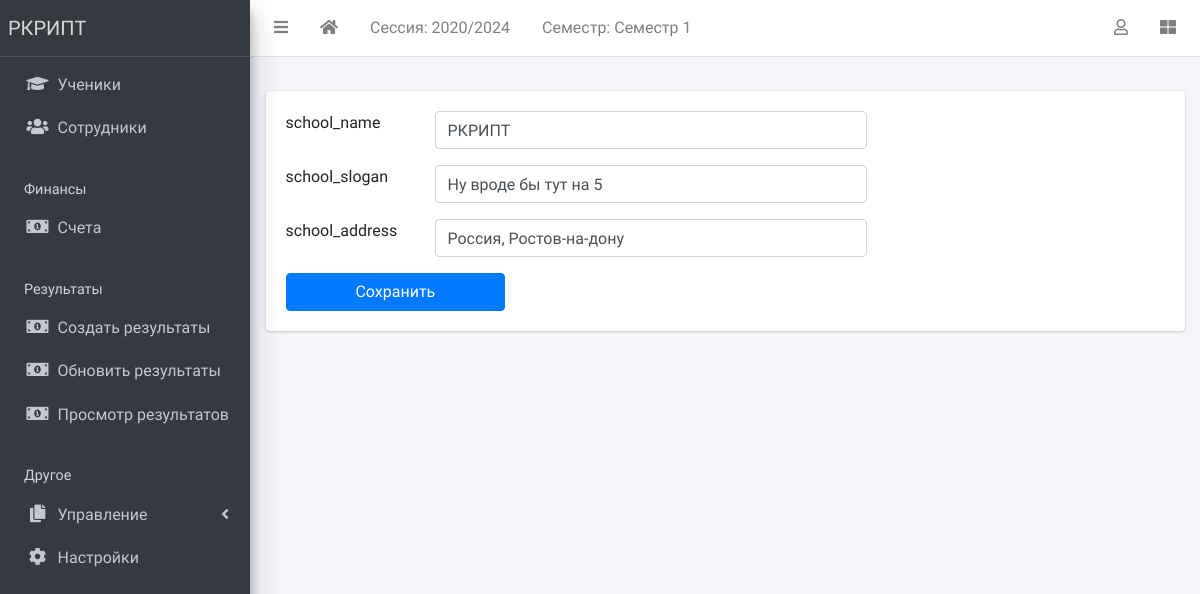
The page /site-config (signed in) on the database its author committed.
### apps/corecode/models.py (models this page shows, shortened)
class AcademicSession(models.Model):
    name = models.CharField(max_length=200, unique=True)
    current = models.BooleanField(default=True)
    class Meta:
        ordering = ["-name"]

class AcademicTerm(models.Model):
    name = models.CharField(max_length=20, unique=True)
    current = models.BooleanField(default=True)
    class Meta:
        ordering = ["name"]

class SiteConfig(models.Model):
    key = models.SlugField()
    value = models.CharField(max_length=200)

### apps/corecode/views.py (the view, shortened to what this page needs)
# urls.py: path("site-config", SiteConfigView.as_view(), name="configs"),
class SiteConfigView(LoginRequiredMixin, View):
    form_class = SiteConfigForm
    template_name = "corecode/siteconfig.html"
    def get(self, request, *args, **kwargs):
        formset = self.form_class(queryset=SiteConfig.objects.all())
        context = {"formset": formset}
        return render(request, self.template_name, context)

### apps/corecode/context_processors.py (called while the page is built)
def site_defaults(request):
    current_session = AcademicSession.objects.get(current=True)
    current_term = AcademicTerm.objects.get(current=True)
    vals = SiteConfig.objects.all()
    contexts = {
        "current_session": current_session.name,
        "current_term": current_term.name,
    }
    for val in vals:
        contexts[val.key] = val.value
    return contexts

### apps/corecode/templates/corecode/siteconfig.html (shortened to what this page needs)
{% extends 'base.html' %}
{% load widget_tweaks %}
{% block content %}
  <form method="POST">
    <div class="mb-3">
      {% for form in formset %}
      <div class="form-group row">
        <div class="col-2">{{ form.key.value }}</div>
        <div class="col-6">{{ form.value | add_class:"form-control" | attr:"required" }}</div>
      </div>
      {% endfor %}
    </div>
    <input type="submit" value="Сохранить" class="w-25 btn btn-primary">
  </form>
{% endblock content %}

### templates/base.html (shortened to what this page needs)
{% load static %}
<!DOCTYPE html>
<html lang="ru">
<head>
  <link rel="stylesheet" href="{% static 'plugins/fontawesome-free/css/all.min.css' %}">
  <link rel="stylesheet" href="{% static 'plugins/toastr/toastr.min.css' %}">
  <link rel="stylesheet" href="{% static 'plugins/overlayScrollbars/css/OverlayScrollbars.min.css' %}">
  <link rel="stylesheet" href="{% static 'plugins/Datatables/datatables.min.css' %}" />
  <link rel="stylesheet" href="{% static 'dist/css/adminlte.min.css' %}">
</head>
<body class="hold-transition sidebar-mini layout-fixed layout-navbar-fixed layout-footer-fixed">
  <div class="wrapper">
    <nav class="main-header navbar navbar-expand navbar-white navbar-light">
      <ul class="navbar-nav">
        <li class="nav-item">
          <a class="nav-link" data-widget="pushmenu" href="#" role="button"><i class="fas fa-bars"></i></a>
        </li>
        <li class="nav-item d-none d-sm-inline-block">
          <a href="{% url 'home' %} " class="nav-link"><i class="fa fa-home"></i></a>
        </li>
        <li class="nav-item d-none d-sm-inline-block">
          <a href="{% url 'current-session' %}" class="nav-link">Сессия: {{ current_session }}</a>
        </li>
        <li class="nav-item d-none d-sm-inline-block">
          <a href="{% url 'current-session' %}" class="nav-link">Семестр: {{ current_term }}</a>
        </li>
      </ul>
      <ul class="navbar-nav ml-auto">
        <li class="nav-item dropdown">
          <a class="nav-link" data-toggle="dropdown" href="#">
            <i class="far fa-user"></i>
          </a>
        </li>
        <li class="nav-item">
          <a class="nav-link" data-widget="control-sidebar" data-slide="true" href="#" role="button"><i class="fas fa-th-large"></i></a>
        </li>
      </ul>
    </nav>
    <aside class="main-sidebar sidebar-dark-primary elevation-4">
      <a href="{% url 'home' %}" class="brand-link">{{ school_name | default:"Моя Школа" }}</a>
      <div class="sidebar">
        <nav class="mt-2">
          <ul class="nav nav-pills nav-sidebar flex-column" data-widget="treeview" role="menu" data-accordion="false">
            <li class="nav-item">
              <a href="{% url 'student-list' %}" class="nav-link">
                <i class="nav-icon fas fa-graduation-cap"></i>
                <p>Ученики</p>
              </a>
            </li>
            <li class="nav-item">
              <a href="{% url 'staff-list' %}" class="nav-link">
                <i class="nav-icon fas fa-users"></i>
                <p>Сотрудники</p>
              </a>
            </li>
            <li class="nav-header">Финансы</li>
            <li class="nav-item">
              <a href="{% url 'invoice-list' %}" class="nav-link">
                <i class="nav-icon fas fa-money-bill-alt"></i>
                <p>Счета</p>
              </a>
            </li>
            <li class="nav-header">Результаты</li>
            <li class="nav-item">
              <a href="{% url 'create-result' %}" class="nav-link">
                <i class="nav-icon fas fa-money-bill-alt"></i>
                <p>Создать результаты</p>
              </a>
            </li>
            <li class="nav-item">
              <a href="{% url 'edit-results' %}" class="nav-link">
                <i class="nav-icon fas fa-money-bill-alt"></i>
                <p>Обновить результаты</p>
              </a>
            </li>
            <li class="nav-item">
              <a href="{% url 'view-results' %}" class="nav-link">
                <i class="nav-icon fas fa-money-bill-alt"></i>
                <p>Просмотр результатов</p>
              </a>
            </li>
            <li class="nav-header">Другое</li>
            <li class="nav-item has-treeview">
              <a href="#" class="nav-link">
                <i class="nav-icon fas fa-copy"></i>
                <p>Управление<i class="fas fa-angle-left right"></i></p>
              </a>
            </li>
            <li class="nav-item">
              <a href="{% url 'configs' %}" class="nav-link">
                <i class="nav-icon fas fa-cog"></i>
                <p>Настройки</p>
              </a>
            </li>
          </ul>
        </nav>
      </div>
    </aside>
    <div class="content-wrapper">
      <section class="content-header">
      </section>
      <section class="content">
        <div class="container-fluid">
          <div class="row">
            <div class="col-md-12">
              {% block fullcard %}
              <div class="card">
                <div class="card-body">
                  <div class="row">
                    <div class="col">
                      {% block content %}{% endblock content %}
                    </div>
                  </div>
                </div>
              </div>
              {% endblock fullcard %}
            </div>
          </div>
        </div>
      </section>
    </div>
  </div>
</body>
</html>

### rows shown on the page
AcademicSession: name "2020/2024"
AcademicTerm: name "Семестр 1"
SiteConfig: value "РКРИПТ", key.value "school_name"
SiteConfig: key.value "school_slogan"
SiteConfig: key.value "school_address"
